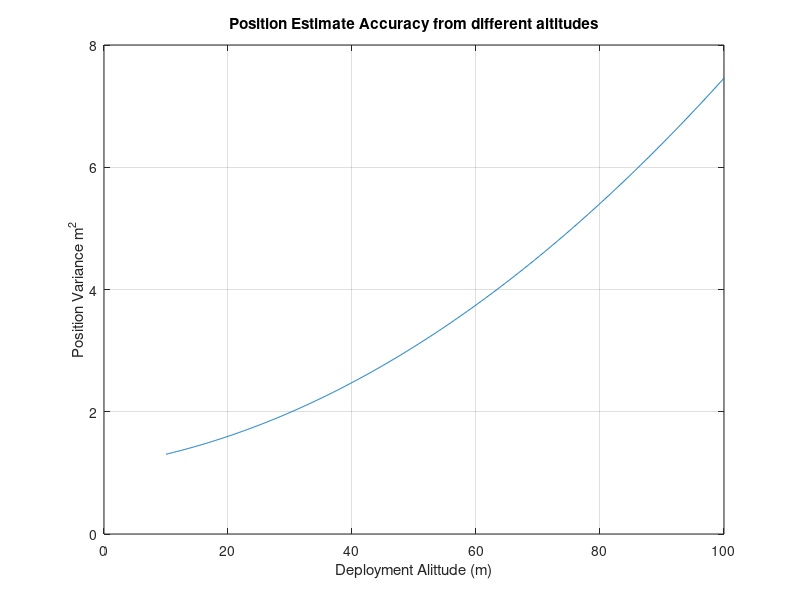
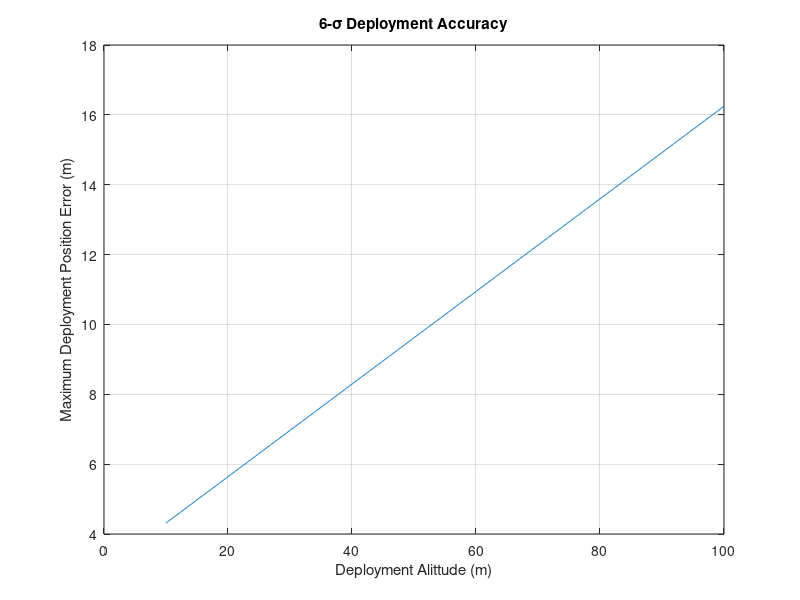

Here is the MATLAB script that generated these plots, in order:
% This script produces a plot which shows the deployment accuracy when
% winching a system down from various altitudes. This is mainly useful for
% Hab deployment.

fx = 32; % This accounts for lens distortion in wide FOV lenses.
cx = 256;
l = 30;

theta = deg2rad(30);

z = (10:0.1:100);

sigma = sqrt(1/2 * (z + sin(theta)*l).^2 / fx^2);

plot(z, (sigma).^2 + 1);
title('Position Estimate Accuracy from different altitudes');
xlabel('Deployment Alittude (m)');
ylabel('Position Variance m^{2}')
grid on
ylim([0, 8])

figure();
plot(z, (sigma)*6 + 1);
title('6-\sigma Deployment Accuracy');
xlabel('Deployment Alittude (m)');
ylabel('Maximum Deployment Position Error (m)')
grid on